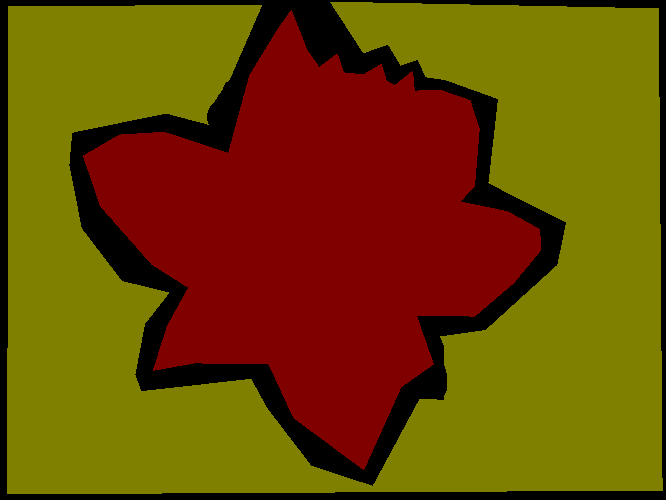
#> input picture src/Dataset/ground_truths/easy/easy_1.png, 666 x 500 px, given as the content of the folder ./src/Dataset/input_images/, which was not available
$ python main.py
#> lines starting #> are read from the running program, lines starting #| are printed output that depends on the picture; pictures that were not available may be replaced by others from this repository, and a replacement may not be noted
### src/functions/pipeline.py
import cv2
import numpy as np

# Preprocess Image functions

def bilateral_filter(image, diameter, sigmaColor, sigmaSpace):
    """
    Apply bilateral filtering.

    Reduce noise while preserving edges with bilateral filter.

    Parameters:
        image (numpy.ndarray): Input image.
        diameter (int): Diameter of each pixel neighbourhood.
        sigmaColor (float): Filter sigma in the color space.
        sigmaSpace (float): Filter sigma in the coordinate space.

    Returns:
        numpy.ndarray: Image after applying bilateral filtering.
    """
    return cv2.bilateralFilter(image, diameter, sigmaColor, sigmaSpace)


# Process image functions

def contrast_stretch(image):
    """
    Apply contrast stretching.

    Contrast stretching expands the range of pixel intensities in an image to cover the full dynamic range (0 to 255).

    Parameters:
        image (numpy.ndarray): Input image.

    Returns:
        numpy.ndarray: Image after applying contrast stretching.
    """
    # Convert to float to avoid clipping values
    img_float = image.astype(np.float32)

    # Get the minimum and maximum pixel values
    min_val = np.min(img_float)
    max_val = np.max(img_float)

    # Perform contrast stretching
    stretched_image = (img_float - min_val) / (max_val - min_val) * 255

    # Convert back to original data type
    stretched_image = np.clip(stretched_image, 0, 255).astype(np.uint8)

    return stretched_image

def gamma_correction(image, gamma_value):
    """
    Apply gamma correction.

    Gamma correction adjusts the brightness of the image by applying a power-law
    transformation to the pixel intensities.

    Parameters:
        image (numpy.ndarray): Input image.
        gamma_value (float): Gamma value for correction. Gamma value > 1 brightens the image,
                             while gamma value < 1 darkens the image.

    Returns:
        numpy.ndarray: Image after applying gamma correction.
    """
    # Build a lookup table mapping pixel values [0, 255] to their adjusted gamma values
    inv_gamma = 1.0 / gamma_value
    table = np.array([((i / 255.0) ** inv_gamma) * 255 for i in np.arange(0, 256)]).astype(np.uint8)

    # Apply gamma correction using the lookup table
    return cv2.LUT(image, table)

def clahe(image, clip_limit, tile_grid_size):
    """
    Apply CLAHE (Contrast Limited Adaptive Histogram Equalization).

    CLAHE enhances the contrast of an image by applying histogram equalization locally in small regions.

    Parameters:
        image (numpy.ndarray): Input image.
        clip_limit (float): Threshold for contrast limiting. Higher values give more contrast.
        tile_grid_size (tuple): Size of grid for histogram equalization. (e.g., (8, 8))

    Returns:
        numpy.ndarray: Image after applying CLAHE.
    """
    # Create a CLAHE object
    clahe = cv2.createCLAHE(clipLimit=clip_limit, tileGridSize=tile_grid_size)

    # Apply CLAHE
    return clahe.apply(image)

def gain(image, gain_factor):
    """
    Apply gain to an image by multiplying each pixel by a gain factor.

    Gain adjustment increases or decreases the brightness of an image by scaling pixel values.

    Parameters:
        image (numpy.ndarray): Input image.
        gain_factor (float): Factor to multiply each pixel value by.
                             Values greater than 1 increase brightness,
                             while values less than 1 decrease brightness.

    Returns:
        numpy.ndarray: Image after applying gain.
    """
    # Multiply each pixel by the gain factor
    return cv2.multiply(image, np.array([gain_factor], dtype=np.float32))

def multi_level_otsu_threshold(image, levels):
    """
    Apply Multi-Level Otsu Thresholding to segment an image into multiple levels.

    Multi-Level Otsu Thresholding segments an image into multiple levels based on the thresholds obtained using Otsu's method.

    Parameters:
        image (numpy.ndarray): Input image.
        levels (int): The number of thresholds to find, resulting in levels+1 segments.

    Returns:
        numpy.ndarray: Image after applying Multi-Level Otsu Thresholding.
    """
    # Compute the global threshold using Otsu's method to get the first level
    thresholds = [0]  # Start with 0 for the first threshold
    for i in range(levels):
        # Determine the thresholds
        _, thresh = cv2.threshold(image, thresholds[-1], 255, cv2.THRESH_BINARY + cv2.THRESH_OTSU)
        unique_values = np.unique(image[image > thresholds[-1]])
        if len(unique_values) > 0:
            next_thresh = np.mean(unique_values)
            thresholds.append(next_thresh)

    # Create a segmented image based on the thresholds
    segmented_image = np.zeros_like(image)
    for i in range(1, len(thresholds)):
        segmented_image[np.logical_and(image > thresholds[i-1], image <= thresholds[i])] = i * (255 // levels)

    # Handle the upper boundary
    segmented_image[image > thresholds[-1]] = 255

    return segmented_image


# Post processing functions

def closing(image, kernel_size):
    """
    Apply morphological closing to clean unwanted internal details.

    Morphological closing is a combination of dilation followed by erosion.
    It helps to close gaps between foreground pixels and smooth edges while removing small details.

    Parameters:
        image (numpy.ndarray): Input image.
        kernel_size (int): Size of the kernel used for morphological operations.

    Returns:
        np.ndarray: Image after applying closing.
    """
    # Define the structuring element for morphological operations
    kernel = cv2.getStructuringElement(cv2.MORPH_ELLIPSE, (kernel_size, kernel_size))

    # Dilate the image to close gaps between foreground pixels
    dilated_image = cv2.dilate(image, kernel, iterations=14)

    # Apply erosion to smooth edges and further remove small details
    eroded_image = cv2.erode(dilated_image, kernel, iterations=10)

    return eroded_image

def contour_fill(image):
    """
    Apply contour fill on a grayscale image.

    Fill the gaps within contours in the grayscale image.

    Parameters:
        image (numpy.ndarray): Input image.

    Returns:
        numpy.ndarray: Image after applying contour fill.
    """
    # Threshold the image to create a binary image
    _, binary = cv2.threshold(image, 127, 255, cv2.THRESH_BINARY)

    # Find contours
    contours, _ = cv2.findContours(binary, cv2.RETR_EXTERNAL, cv2.CHAIN_APPROX_SIMPLE)

    # Draw contours on the image and fill them
    filled_image = np.zeros_like(image)
    cv2.drawContours(filled_image, contours, -1, (255), thickness=cv2.FILLED)

    return filled_image

def largest_contour(image):
    """
    Find and draw the largest contour.

    Parameters:
        image (numpy.ndarray): Input image.

    Returns:
        numpy.ndarray: Image with the largest contour filled.
    """
    # Find contours
    contours, _ = cv2.findContours(image, cv2.RETR_EXTERNAL, cv2.CHAIN_APPROX_SIMPLE)

    # Create an empty image to draw the largest contour
    largest_contour_image = np.zeros_like(image)

    # Check if contours were found
    if contours:
        # Find the largest contour
        largest_contour = max(contours, key=cv2.contourArea)

        # Draw the largest contour on the image
        cv2.drawContours(largest_contour_image, [largest_contour], -1, (255), thickness=cv2.FILLED)

    return largest_contour_image

def opening(image, kernel_size):
    """
    Apply contour fill.

    Fill the gaps within contours in the grayscale image.

    Parameters:
        image (numpy.ndarray): Input image.

    Returns:
        numpy.ndarray: Image after applying opening.
    """
    # Define kernel for morphology operations
    kernel = np.ones((kernel_size, kernel_size), np.uint8)

    # Use erosion and dilation
    eroded = cv2.erode(image, kernel, iterations=2)
    dilated = cv2.dilate(eroded, kernel, iterations=2)

    return dilated

# Pipeline for flower segmentation
def process_image(image, sigma):
    """
    Full pipeline for processing the image

    Parameters:
        image (numpy.ndarray): Input image.
        sigma: Array of sigma values

    Returns:
        numpy.ndarray: Binary image after processing through the pipeline.
    """
    # Convert image to grayscale if it is not already
    if len(image.shape) == 3:
        grayscale_image = cv2.cvtColor(image, cv2.COLOR_BGR2GRAY)
    else:
        grayscale_image = image

    # Pre-processing
    bilateral_filtered_image = bilateral_filter(grayscale_image, diameter=60, sigmaColor=sigma, sigmaSpace=90)

    # Process image
    contrast_stretched_image = contrast_stretch(bilateral_filtered_image)
    gamma_corrected_image = gamma_correction(contrast_stretched_image, gamma_value=0.18)
    clahe_image = clahe(gamma_corrected_image, clip_limit=1.5, tile_grid_size=(8,8))
    gain_image = gain(clahe_image, gain_factor=4.5)
    multi_level_otsu_thresholded_image = multi_level_otsu_threshold(gain_image, levels=3)

    # Post processing
    closed_image = closing(multi_level_otsu_thresholded_image, kernel_size=3)
    contour_filled_image = contour_fill(closed_image)
    largest_contour_image = largest_contour(contour_filled_image)
    opened_image = opening(largest_contour_image, kernel_size=7)


    return  grayscale_image, bilateral_filtered_image, contrast_stretched_image, gamma_corrected_image, clahe_image, gain_image, multi_level_otsu_thresholded_image, closed_image, contour_filled_image, largest_contour_image, opened_image

### src/main.py
import shutil
import os
import cv2
from functions.pipeline import process_image
from functions.outputs import save_output_image

# Global variables for input and output paths
INPUT_PATH = './src/Dataset/'
OUTPUT_PATH = './src/output/'

def get_images():
    images = []
    for subdir, dirs, files in os.walk(INPUT_PATH + 'input_images/'):
        for file in files:
            filepath = subdir + os.sep + file
            if filepath.endswith(".jpg") or filepath.endswith(".jpeg") or filepath.endswith(".png"):
                images.append(filepath)
    return images

# Ensuring the directory for outputs is cleared before running the program
def clear_output_directory(path=OUTPUT_PATH):
    if os.path.exists(path):
        shutil.rmtree(path)
    os.makedirs(path, exist_ok=True)

def main():
    try:
        # Clear output directory at the start
        clear_output_directory(OUTPUT_PATH)
        images = get_images()
        print(images)
        sigma_values = [7]

        print("Generating output images....!")

        for image_path in images:
            image = cv2.imread(image_path)
#> image is the input picture: shape (500, 666, 3); mean B, G, R 0, 69.8, 110.1
            input_image_name = os.path.splitext(os.path.basename(image_path))[0]
            difficulty_level = os.path.basename(os.path.dirname(image_path))

            output_path = os.path.join(OUTPUT_PATH, difficulty_level, input_image_name)
            for sigma in sigma_values:
                final_image = process_image(image, sigma)
                save_output_image(final_image, output_path, sigma, input_image_name)
#> this loop made 1 pass
#> pass 1, in process_image, `grayscale_image = cv2.cvtColor(image, cv2.COLOR_BGR2GRAY)`:
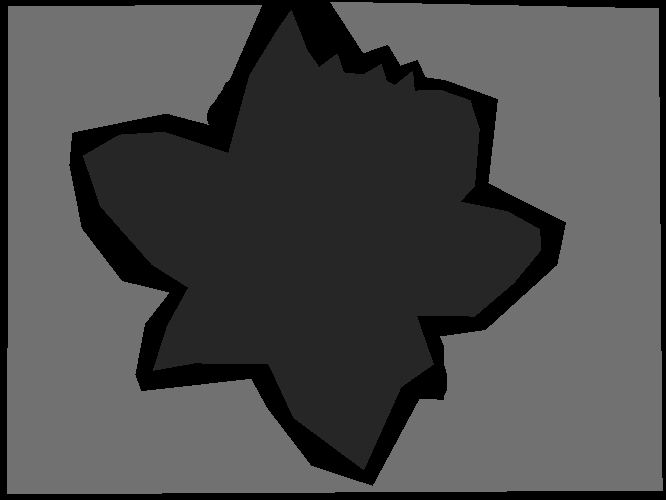
#> grayscale_image: shape (500, 666); min 0, max 113, mean 73.6
#> pass 1, in contrast_stretch, `stretched_image = (img_float - min_val) / (max_val - min_val) * 255`:
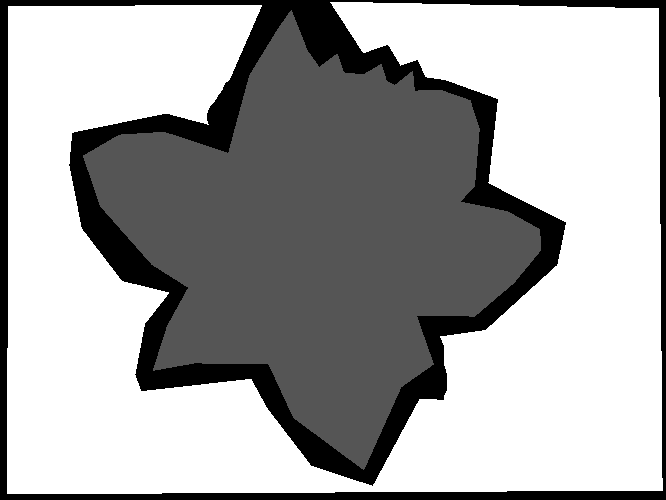
#> stretched_image: shape (500, 666) float32; min 0, max 255, mean 166

        print("Output images generated successfully!")

    except Exception as e:
        print(f"An error occurred: {e}")

if __name__ == "__main__":
    main()

$ run again, on src/Dataset/ground_truths/hard/hard_2.png
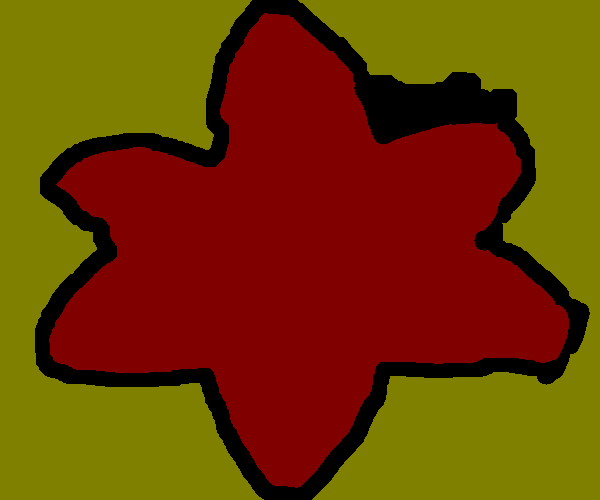
#> input picture src/Dataset/ground_truths/hard/hard_2.png, 600 x 500 px, given as the content of the folder ./src/Dataset/input_images/, which was not available
#> in main, image is the input picture: shape (500, 600, 3); mean B, G, R 0, 58.9, 113
#> the loop in main, `for sigma in sigma_values:` made 1 pass
#> pass 1, in process_image, `grayscale_image = cv2.cvtColor(image, cv2.COLOR_BGR2GRAY)`:
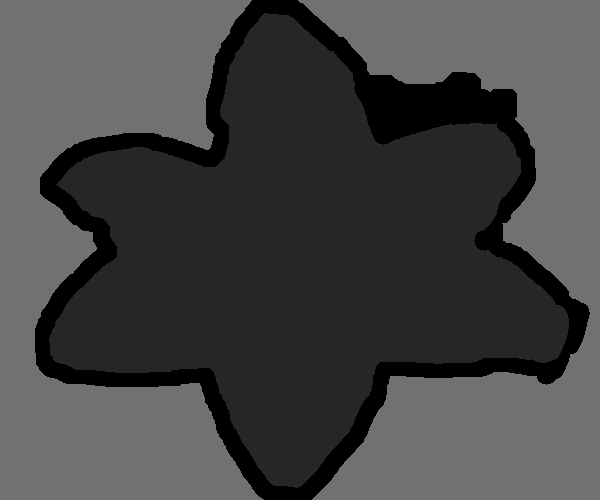
#> grayscale_image: shape (500, 600); min 0, max 113, mean 68.1
#> pass 1, in contrast_stretch, `stretched_image = (img_float - min_val) / (max_val - min_val) * 255`:
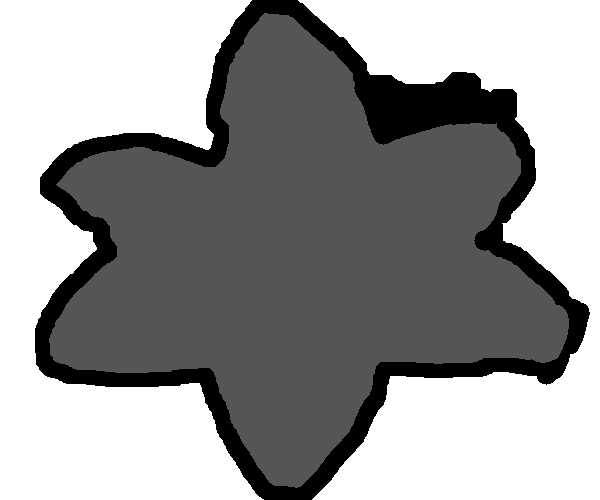
#> stretched_image: shape (500, 600) float32; min 0, max 255, mean 153.6

$ run again, on src/Dataset/ground_truths/medium/medium_1.png
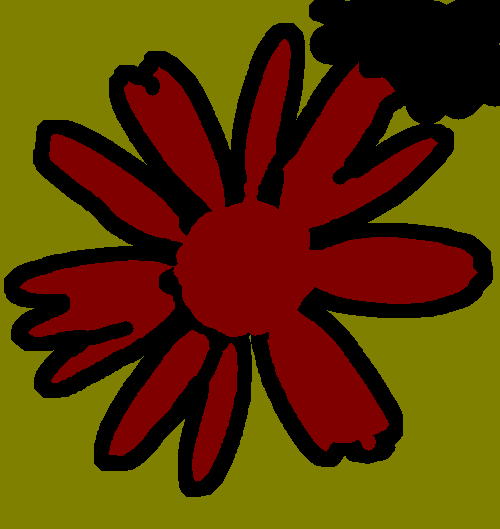
#> input picture src/Dataset/ground_truths/medium/medium_1.png, 500 x 529 px, given as the content of the folder ./src/Dataset/input_images/, which was not available
#> in main, image is the input picture: shape (529, 500, 3); mean B, G, R 0, 53.7, 90.7
#> the loop in main, `for sigma in sigma_values:` made 1 pass
#> pass 1, in process_image, `grayscale_image = cv2.cvtColor(image, cv2.COLOR_BGR2GRAY)`:
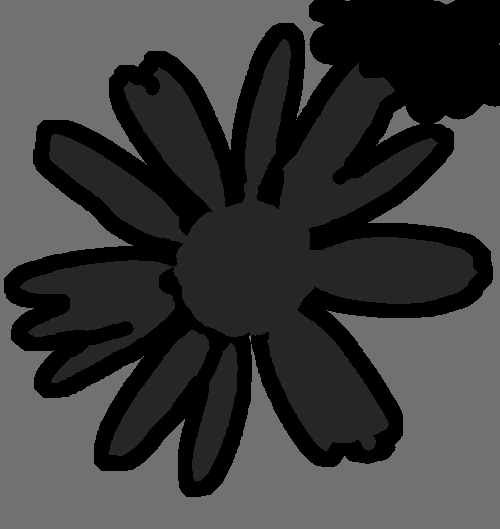
#> grayscale_image: shape (529, 500); min 0, max 113, mean 58.4
#> pass 1, in contrast_stretch, `stretched_image = (img_float - min_val) / (max_val - min_val) * 255`:
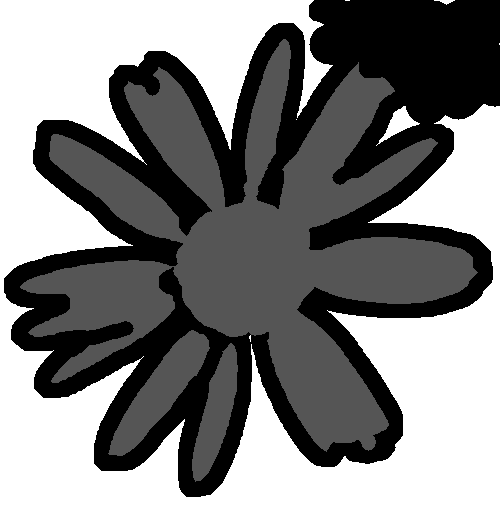
#> stretched_image: shape (529, 500) float32; min 0, max 255, mean 131.7
